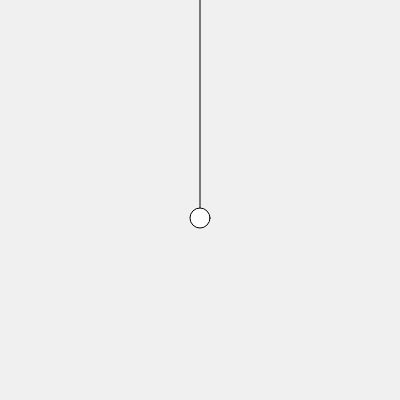
Frame 1 (no input)
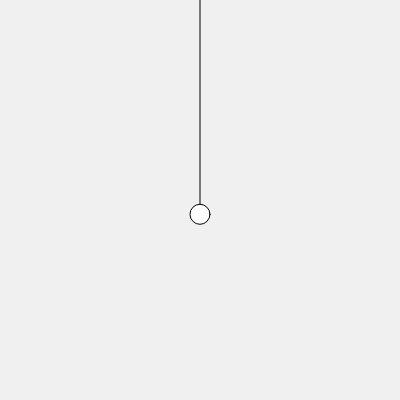
Frame 60 (no input)
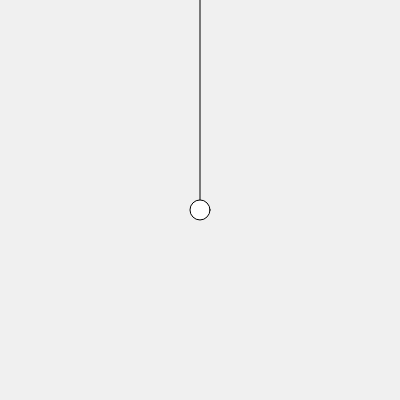
Frame 120 (the mouse pressed at the canvas centre since frame 60)

The p5.js sketch that drew these frames (run headless with seeded random() and noise() and a simulated clock; from frame 60 on, the mouse is pressed at the canvas centre):

// p5.js sketch
// ── sketch.js
let spring;
let bob;
let restDist;

function setup() {
	createCanvas(400, 400);
	restDist = 200;
	spring = new Spring();
	bob = new Mover(width/2, 220); // input values for location of the bob
}

function draw() {
	background(240);

	spring.act(bob);

	bob.move();
	bob.display();

}

class Spring {
	constructor() {
		this.loc = createVector(width/2, 0);
	}
	act(ball) {
		line(this.loc.x, this.loc.y, ball.loc.x, ball.loc.y); // draw spring
		this.force = p5.Vector.sub(ball.loc, this.loc);
		this.distance = this.force.mag(); // distance from origin to bob's current location
		this.force.normalize(); // direction of force (is bob scrunched or stretched?)
		this.k = 0.1; // springyness of spring
		this.stretch = (this.distance - restDist) * (this.k) * (-1); // dist from bob's restLoc to current loc
		this.force.mult(this.stretch);
		bob.applyForce(this.force);
	}
}

class Mover {
	constructor(x, y) {
		this.loc = createVector(x, y);
		this.vel = createVector(0, 0);
		this.acc = createVector(0, 0);
	}

	applyForce(force) {
		this.acc.add(force);
	}

	move() {
		this.vel.add(this.acc);
		this.vel.mult(0.99); // spring slows and eventually stops
		this.loc.add(this.vel);
	}

	display() {
		stroke(1);
		fill(255);
		ellipse(this.loc.x, this.loc.y, 20, 20);
		this.acc.mult(0);

	}
}
